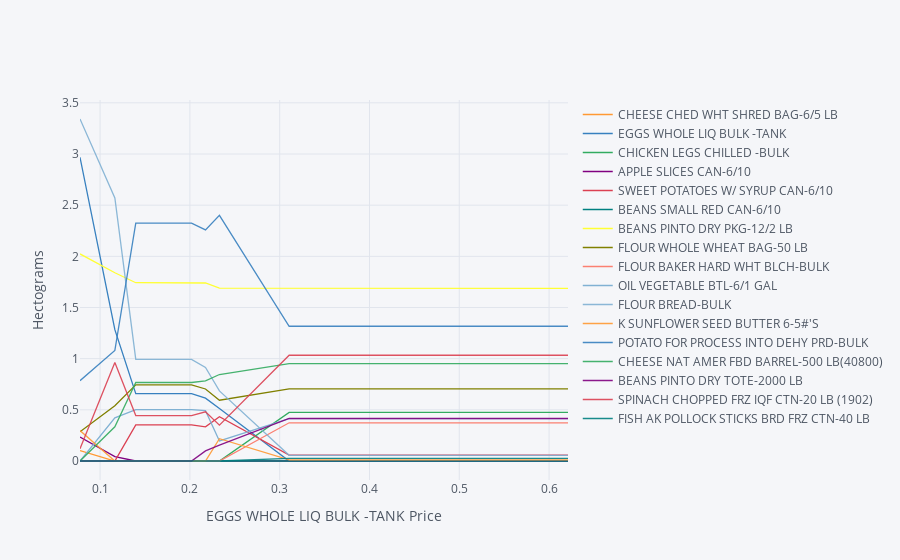

Here is the notebook cell this chart was saved with:
### Markdown cell above
Re-do our analysis of changing prices, but with a constraint that
  total weight of diet must be less that 12 hectograms (1.2 kg).

### Code cell
%run constrained_diet_composition.ipynb

### Figure 1 — Plotly figure (JSON) as saved in the notebook; plotly's stock layout.template omitted (floating-point values rounded to 4 significant figures)
{"data": [{"line": {"color": "rgba(255, 153, 51, 1.0)", "dash": "solid", "shape": "linear", "width": 1.3}, "mode": "lines", "name": "CHEESE CHED WHT SHRED BAG-6/5 LB", "text": "", "type": "scatter", "x": [0.07764, 0.1165, 0.1397, 0.1553, 0.1708, 0.1863, 0.2019, 0.2174, 0.2329, 0.3105, 0.6211], "y": [0.1008, 1.204e-11, 1.958e-12, 1.04e-09, 2.633e-09, 5.206e-09, 2.407e-08, 4.236e-10, 6.32e-11, 3.527e-08, 3.058e-10]}, {"line": {"color": "rgba(55, 128, 191, 1.0)", "dash": "solid", "shape": "linear", "width": 1.3}, "mode": "lines", "name": "EGGS WHOLE LIQ BULK -TANK", "text": "", "type": "scatter", "x": [0.07764, 0.1165, 0.1397, 0.1553, 0.1708, 0.1863, 0.2019, 0.2174, 0.2329, 0.3105, 0.6211], "y": [2.968, 1.283, 0.6589, 0.6589, 0.6589, 0.6589, 0.6589, 0.6137, 0.5135, 5.524e-08, 5.355e-11]}, {"line": {"color": "rgba(50, 171, 96, 1.0)", "dash": "solid", "shape": "linear", "width": 1.3}, "mode": "lines", "name": "CHICKEN LEGS CHILLED -BULK", "text": "", "type": "scatter", "x": [0.07764, 0.1165, 0.1397, 0.1553, 0.1708, 0.1863, 0.2019, 0.2174, 0.2329, 0.3105, 0.6211], "y": [4.608e-11, 4.413e-12, 3.509e-12, 6.191e-10, 3.747e-09, 3.089e-09, 2.982e-08, 1.298e-09, 1.928e-10, 0.4752, 0.4752]}, {"line": {"color": "rgba(128, 0, 128, 1.0)", "dash": "solid", "shape": "linear", "width": 1.3}, "mode": "lines", "name": "APPLE SLICES CAN-6/10", "text": "", "type": "scatter", "x": [0.07764, 0.1165, 0.1397, 0.1553, 0.1708, 0.1863, 0.2019, 0.2174, 0.2329, 0.3105, 0.6211], "y": [0.2337, 0.04365, 1.478e-11, 1.531e-09, 4.57e-08, 1.465e-09, 1.263e-07, 2.216e-09, 1.002e-10, 8.206e-09, 2.935e-10]}, {"line": {"color": "rgba(219, 64, 82, 1.0)", "dash": "solid", "shape": "linear", "width": 1.3}, "mode": "lines", "name": "SWEET POTATOES W/ SYRUP CAN-6/10", "text": "", "type": "scatter", "x": [0.07764, 0.1165, 0.1397, 0.1553, 0.1708, 0.1863, 0.2019, 0.2174, 0.2329, 0.3105, 0.6211], "y": [6.203e-10, 4.79e-09, 0.3533, 0.3533, 0.3533, 0.3533, 0.3533, 0.3341, 0.433, 0.05769, 0.05768]}, {"line": {"color": "rgba(0, 128, 128, 1.0)", "dash": "solid", "shape": "linear", "width": 1.3}, "mode": "lines", "name": "BEANS SMALL RED CAN-6/10", "text": "", "type": "scatter", "x": [0.07764, 0.1165, 0.1397, 0.1553, 0.1708, 0.1863, 0.2019, 0.2174, 0.2329, 0.3105, 0.6211], "y": [1.413e-09, 1.005e-10, 1.039e-10, 3.645e-08, 5.538e-07, 1.426e-07, 1.154e-06, 5.915e-08, 8.481e-09, 1.284e-06, 1.443e-08]}, {"line": {"color": "rgba(255, 255, 51, 1.0)", "dash": "solid", "shape": "linear", "width": 1.3}, "mode": "lines", "name": "BEANS PINTO DRY PKG-12/2 LB", "text": "", "type": "scatter", "x": [0.07764, 0.1165, 0.1397, 0.1553, 0.1708, 0.1863, 0.2019, 0.2174, 0.2329, 0.3105, 0.6211], "y": [2.024, 1.84, 1.742, 1.742, 1.742, 1.742, 1.742, 1.74, 1.689, 1.688, 1.688]}, {"line": {"color": "rgba(128, 128, 0, 1.0)", "dash": "solid", "shape": "linear", "width": 1.3}, "mode": "lines", "name": "FLOUR WHOLE WHEAT BAG-50 LB", "text": "", "type": "scatter", "x": [0.07764, 0.1165, 0.1397, 0.1553, 0.1708, 0.1863, 0.2019, 0.2174, 0.2329, 0.3105, 0.6211], "y": [0.2855, 0.54, 0.7445, 0.7445, 0.7445, 0.7445, 0.7445, 0.7036, 0.5943, 0.7058, 0.7058]}, {"line": {"color": "rgba(251, 128, 114, 1.0)", "dash": "solid", "shape": "linear", "width": 1.3}, "mode": "lines", "name": "FLOUR BAKER HARD WHT BLCH-BULK", "text": "", "type": "scatter", "x": [0.07764, 0.1165, 0.1397, 0.1553, 0.1708, 0.1863, 0.2019, 0.2174, 0.2329, 0.3105, 0.6211], "y": [7.752e-11, 8.04e-12, 5.716e-12, 1.155e-09, 9.023e-09, 2.67e-09, 4.713e-08, 7.459e-10, 1.342e-09, 0.3733, 0.3733]}, {"line": {"color": "rgba(128, 177, 211, 1.0)", "dash": "solid", "shape": "linear", "width": 1.3}, "mode": "lines", "name": "OIL VEGETABLE BTL-6/1 GAL", "text": "", "type": "scatter", "x": [0.07764, 0.1165, 0.1397, 0.1553, 0.1708, 0.1863, 0.2019, 0.2174, 0.2329, 0.3105, 0.6211], "y": [1.025e-08, 0.4211, 0.5026, 0.5026, 0.5026, 0.5026, 0.5026, 0.4921, 0.1959, 0.4135, 0.4135]}, {"line": {"color": "rgba(128, 177, 211, 0.8999999999999999)", "dash": "solid", "shape": "linear", "width": 1.3}, "mode": "lines", "name": "FLOUR BREAD-BULK", "text": "", "type": "scatter", "x": [0.07764, 0.1165, 0.1397, 0.1553, 0.1708, 0.1863, 0.2019, 0.2174, 0.2329, 0.3105, 0.6211], "y": [3.342, 2.571, 0.9934, 0.9934, 0.9934, 0.9934, 0.9934, 0.9142, 0.685, 0.05561, 0.05561]}, {"line": {"color": "rgba(255, 153, 51, 0.8999999999999999)", "dash": "solid", "shape": "linear", "width": 1.3}, "mode": "lines", "name": "K SUNFLOWER SEED BUTTER 6-5#'S", "text": "", "type": "scatter", "x": [0.07764, 0.1165, 0.1397, 0.1553, 0.1708, 0.1863, 0.2019, 0.2174, 0.2329, 0.3105, 0.6211], "y": [0.297, 1.36e-10, 7.185e-12, 5.005e-09, 1.34e-08, 2.54e-07, 7.56e-07, 1.231e-07, 0.2174, 0.011, 0.011]}, {"line": {"color": "rgba(55, 128, 191, 0.8999999999999999)", "dash": "solid", "shape": "linear", "width": 1.3}, "mode": "lines", "name": "POTATO FOR PROCESS INTO DEHY PRD-BULK", "text": "", "type": "scatter", "x": [0.07764, 0.1165, 0.1397, 0.1553, 0.1708, 0.1863, 0.2019, 0.2174, 0.2329, 0.3105, 0.6211], "y": [0.7845, 1.08, 2.325, 2.325, 2.325, 2.325, 2.325, 2.258, 2.401, 1.317, 1.317]}, {"line": {"color": "rgba(50, 171, 96, 0.8999999999999999)", "dash": "solid", "shape": "linear", "width": 1.3}, "mode": "lines", "name": "CHEESE NAT AMER FBD BARREL-500 LB(40800)", "text": "", "type": "scatter", "x": [0.07764, 0.1165, 0.1397, 0.1553, 0.1708, 0.1863, 0.2019, 0.2174, 0.2329, 0.3105, 0.6211], "y": [1.571e-10, 0.334, 0.7673, 0.7673, 0.7673, 0.7673, 0.7673, 0.7838, 0.845, 0.9515, 0.9515]}, {"line": {"color": "rgba(128, 0, 128, 0.8999999999999999)", "dash": "solid", "shape": "linear", "width": 1.3}, "mode": "lines", "name": "BEANS PINTO DRY TOTE-2000 LB", "text": "", "type": "scatter", "x": [0.07764, 0.1165, 0.1397, 0.1553, 0.1708, 0.1863, 0.2019, 0.2174, 0.2329, 0.3105, 0.6211], "y": [9.693e-11, 1.025e-11, 1.295e-11, 2.04e-09, 6.175e-08, 3.183e-08, 1.28e-06, 0.09921, 0.1551, 0.4152, 0.4152]}, {"line": {"color": "rgba(219, 64, 82, 0.8999999999999999)", "dash": "solid", "shape": "linear", "width": 1.3}, "mode": "lines", "name": "SPINACH CHOPPED FRZ IQF CTN-20 LB (1902)", "text": "", "type": "scatter", "x": [0.07764, 0.1165, 0.1397, 0.1553, 0.1708, 0.1863, 0.2019, 0.2174, 0.2329, 0.3105, 0.6211], "y": [0.12, 0.9616, 0.4441, 0.4441, 0.4441, 0.4441, 0.4441, 0.4812, 0.3503, 1.034, 1.034]}, {"line": {"color": "rgba(0, 128, 128, 0.8999999999999999)", "dash": "solid", "shape": "linear", "width": 1.3}, "mode": "lines", "name": "FISH AK POLLOCK STICKS BRD FRZ CTN-40 LB", "text": "", "type": "scatter", "x": [0.07764, 0.1165, 0.1397, 0.1553, 0.1708, 0.1863, 0.2019, 0.2174, 0.2329, 0.3105, 0.6211], "y": [2.112e-11, 9.647e-13, 5.378e-13, 1.485e-10, 8.415e-10, 1.324e-09, 6.58e-09, 3.534e-10, 3.059e-11, 0.02567, 0.02567]}], "layout": {"legend": {"bgcolor": "#F5F6F9", "font": {"color": "#4D5663"}}, "paper_bgcolor": "#F5F6F9", "plot_bgcolor": "#F5F6F9", "title": {"font": {"color": "#4D5663"}}, "xaxis": {"gridcolor": "#E1E5ED", "showgrid": true, "tickfont": {"color": "#4D5663"}, "title": {"font": {"color": "#4D5663"}, "text": "EGGS WHOLE LIQ BULK -TANK Price"}, "zerolinecolor": "#E1E5ED"}, "yaxis": {"gridcolor": "#E1E5ED", "showgrid": true, "tickfont": {"color": "#4D5663"}, "title": {"font": {"color": "#4D5663"}, "text": "Hectograms"}, "zerolinecolor": "#E1E5ED"}}}
